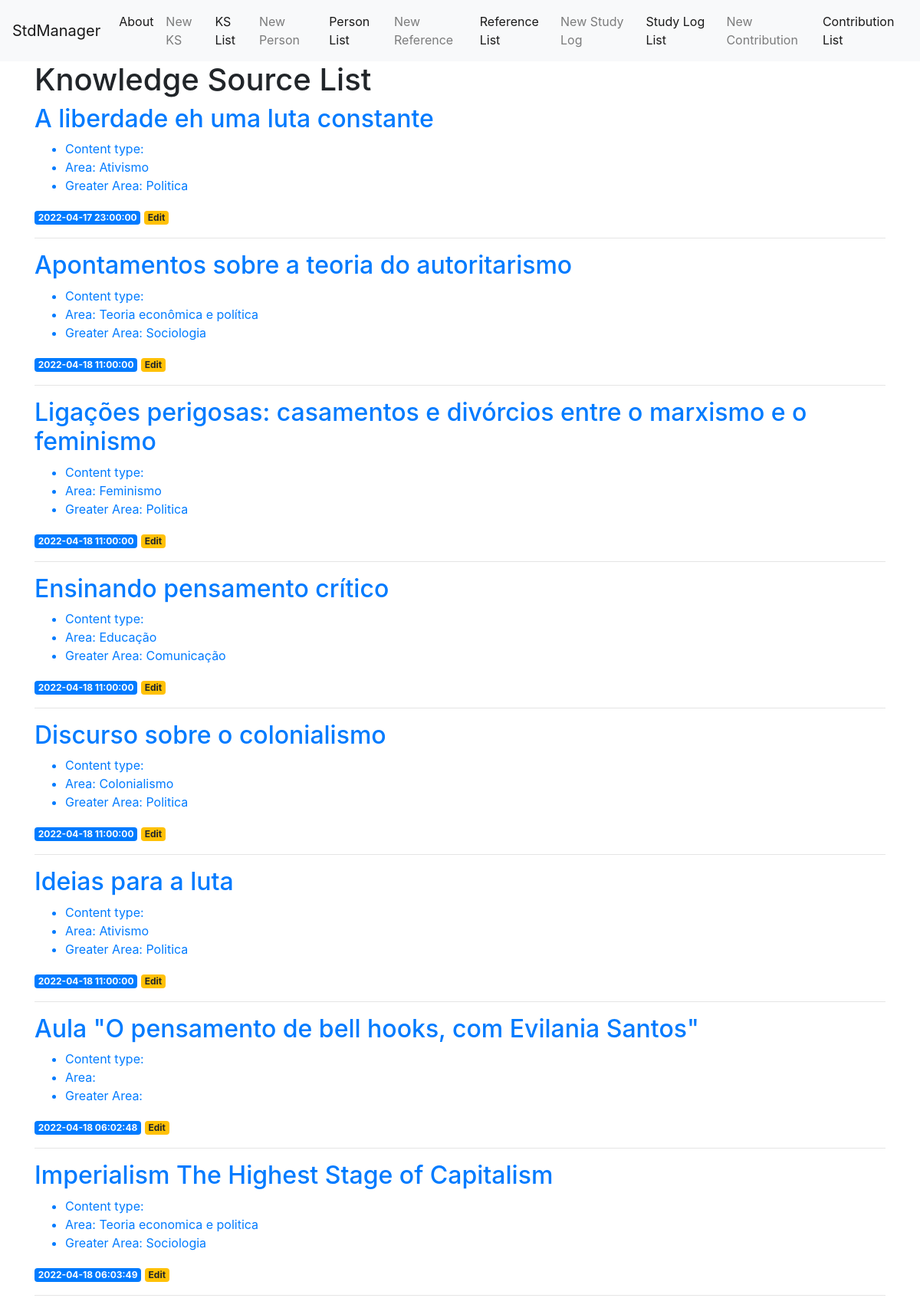
Before: /ks-list with the older database file.
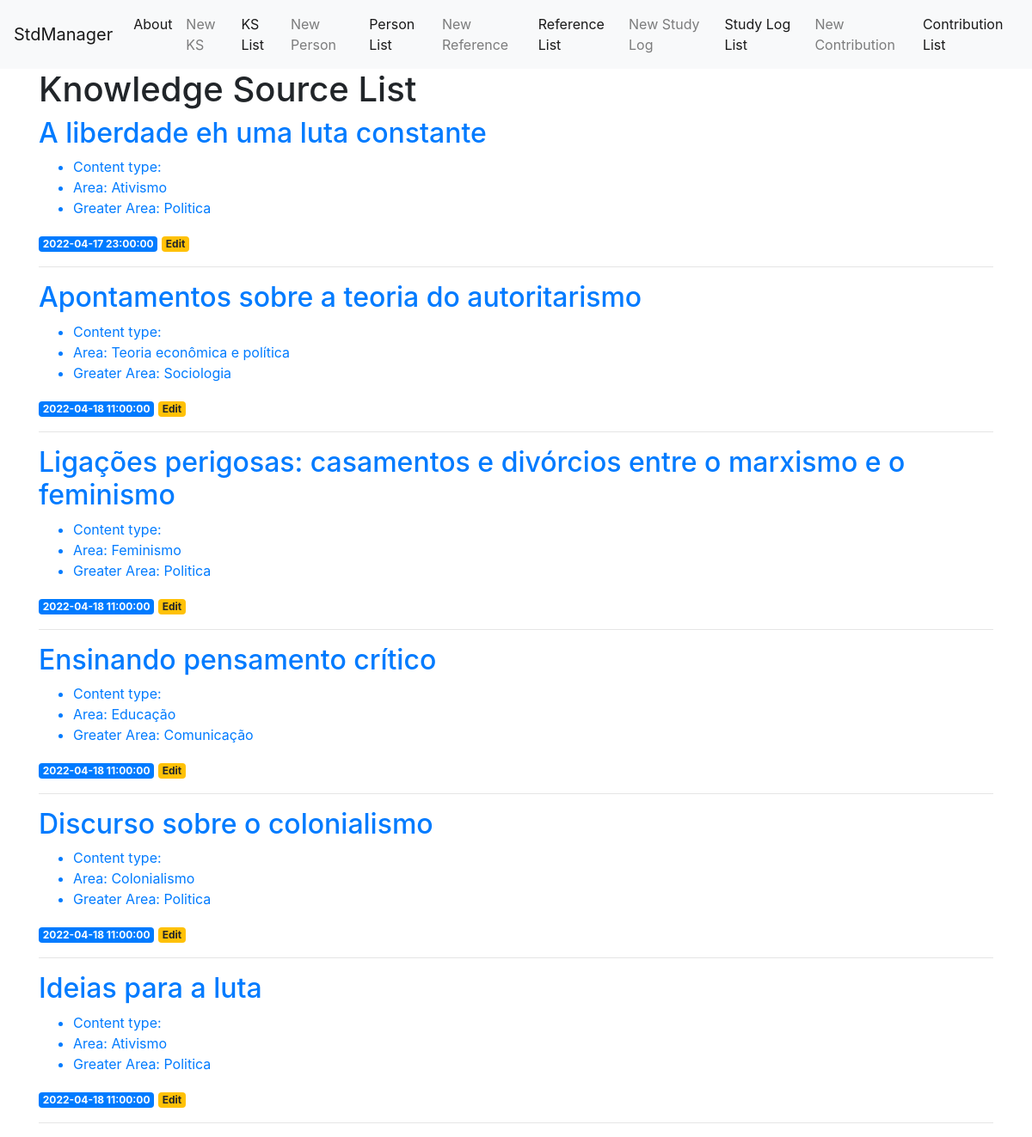
After: the same page with the newer database file.
### tables this page shows
CREATE TABLE knowledge_source (
	ks_id INTEGER PRIMARY KEY AUTOINCREMENT,
	ks_created_at TIMESTAMP NOT NULL DEFAULT CURRENT_TIMESTAMP,
	ks_type TEXT NOT NULL,
	ks_name TEXT NOT NULL,
	main_person_id INTEGER,
	area TEXT,
	greater_area TEXT
);

### app.py (the view)
@app.route('/ks-list')
def ks_list():
    conn = get_db_connection()
    knowledge_source = conn.execute('SELECT * FROM knowledge_source').fetchall()
    conn.close()
    return render_template('ks_list.html', knowledge_source=knowledge_source)

### app.py (called while the page is built)
def get_db_connection():
    conn = sqlite3.connect('database.db')
    conn.row_factory = sqlite3.Row
    return conn

### templates/ks_list.html
{% extends 'base.html' %}
{% block content %}
    <h1>{% block title %} Knowledge Source List {% endblock %}</h1>
    {% for ks in knowledge_source %}
        <a href="#">
            <h2>{{ ks['ks_name'] }}</h2>
            <ul>
                <li>Content type: {{ ks['ls_type'] }}</li>
                <li>Area: {{ ks['area'] }}</li>
                <li>Greater Area: {{ ks['greater_area'] }}</li>
            </ul>
        </a>
        <span class="badge badge-primary">{{ ks['ks_created_at'] }}</span>
        <a href="{{ url_for('ks_edit', ks_id=ks['ks_id']) }}">
            <span class="badge badge-warning">Edit</span>
        </a>
        <hr>
    {% endfor %}
{% endblock %}

Changed rows visible on the page:
removed knowledge_source: ks_name "Aula \"O pensamento de bell hooks, com Evilania Santos\"", ks_created_at "2022-04-18 06:02:48"
removed knowledge_source: ks_name "Imperialism The Highest Stage of Capitalism", area "Teoria economica e politica", greater_area "Sociologia", ks_created_at "2022-04-18 06:03:49"
